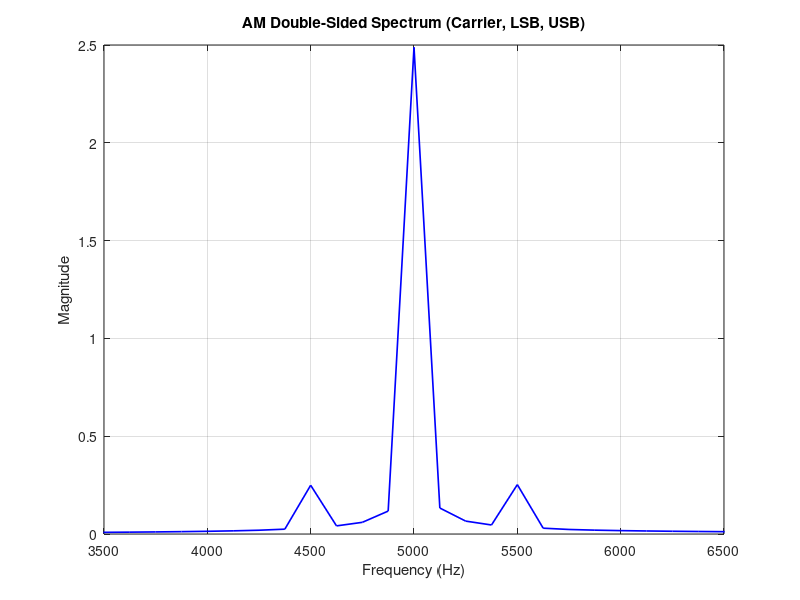

The MATLAB source for this figure:
%% EXP 2 - Objective 2: Sideband Frequencies Verification via FFT
clc;
clear;
close all;

% Parameters
Am = 1;
fm = 500;
Ac = 5;
fc = 5000;
fs = 20 * fc;
t = 0:1/fs:4/fm;

% Modulated Signal
mu = Am / Ac;
am = Ac * (1 + mu * sin(2 * pi * fm * t)) .* sin(2 * pi * fc * t);

% Frequency Spectrum Analysis (FFT)
N = length(am);
f = linspace(-fs/2, fs/2, N);
AM_FFT = abs(fftshift(fft(am))) / N;

% Theoretical Sideband Calculations
USB_theoretical = fc + fm;
LSB_theoretical = fc - fm;

% Display Verification
fprintf('--- Objective 2: Sideband Frequency Verification ---\n');
fprintf('Carrier Frequency (fc) : %d Hz\n', fc);
fprintf('Message Frequency (fm) : %d Hz\n', fm);
fprintf('Theoretical LSB (fc-fm): %d Hz\n', LSB_theoretical);
fprintf('Theoretical USB (fc+fm): %d Hz\n', USB_theoretical);

% Plot Frequency Spectrum
figure('Name', 'Objective 2: AM Frequency Spectrum', 'NumberTitle', 'off');
plot(f, AM_FFT, 'b', 'LineWidth', 1.2);
xlim([fc - 3*fm, fc + 3*fm]);
title('AM Double-Sided Spectrum (Carrier, LSB, USB)');
xlabel('Frequency (Hz)');
ylabel('Magnitude');
grid on;
